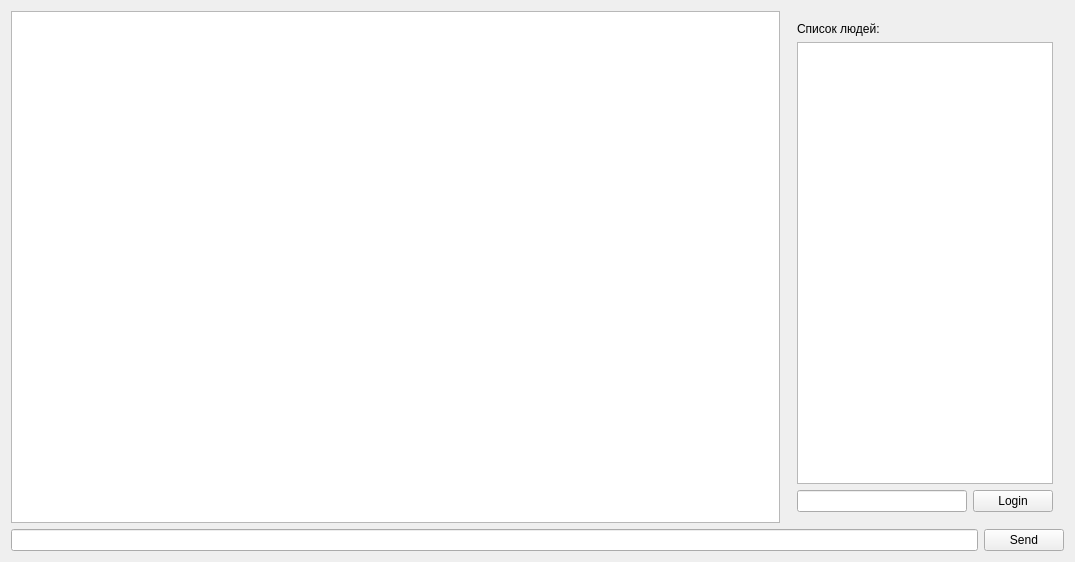
<?xml version="1.0" encoding="UTF-8"?>
<ui version="4.0">
 <class>MainWindow</class>
 <widget class="QMainWindow" name="MainWindow">
  <property name="geometry">
   <rect>
    <x>0</x>
    <y>0</y>
    <width>1075</width>
    <height>562</height>
   </rect>
  </property>
  <property name="windowTitle">
   <string>Chat Client</string>
  </property>
  <widget class="QWidget" name="centralWidget">
   <layout class="QGridLayout" name="gridLayout_2">
    <item row="0" column="0">
     <layout class="QVBoxLayout" name="verticalLayout">
      <item>
       <layout class="QHBoxLayout" name="horizontalLayout_3">
        <item>
         <widget class="QTextBrowser" name="txtBox"/>
        </item>
        <item>
         <widget class="QSplitter" name="splitter">
          <property name="orientation">
           <enum>Qt::Vertical</enum>
          </property>
          <widget class="QWidget" name="">
           <layout class="QGridLayout" name="gridLayout">
            <item row="0" column="0">
             <widget class="QLabel" name="label">
              <property name="text">
               <string>Список людей:</string>
              </property>
             </widget>
            </item>
            <item row="1" column="0">
             <widget class="QTextBrowser" name="userList"/>
            </item>
            <item row="2" column="0">
             <layout class="QHBoxLayout" name="horizontalLayout">
              <item>
               <widget class="QLineEdit" name="loginEdit"/>
              </item>
              <item>
               <widget class="QPushButton" name="loginBtn">
                <property name="text">
                 <string>Login</string>
                </property>
               </widget>
              </item>
             </layout>
            </item>
           </layout>
          </widget>
         </widget>
        </item>
       </layout>
      </item>
      <item>
       <layout class="QHBoxLayout" name="horizontalLayout_2">
        <item>
         <widget class="QLineEdit" name="MsgLine"/>
        </item>
        <item>
         <widget class="QPushButton" name="sendBtn">
          <property name="text">
           <string>Send</string>
          </property>
         </widget>
        </item>
       </layout>
      </item>
     </layout>
    </item>
   </layout>
   <zorder>MsgLine</zorder>
   <zorder>sendBtn</zorder>
   <zorder>txtBox</zorder>
   <zorder>label</zorder>
   <zorder>userList</zorder>
   <zorder>loginEdit</zorder>
   <zorder>loginBtn</zorder>
   <zorder></zorder>
   <zorder></zorder>
   <zorder>txtBox</zorder>
   <zorder>userList</zorder>
  </widget>
  <widget class="QMenuBar" name="menuBar">
   <property name="geometry">
    <rect>
     <x>0</x>
     <y>0</y>
     <width>1075</width>
     <height>21</height>
    </rect>
   </property>
  </widget>
 </widget>
 <layoutdefault spacing="6" margin="11"/>
 <resources/>
 <connections/>
</ui>
